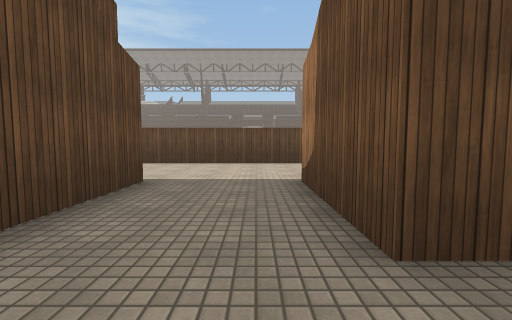
[1] (above)

19 first-person views from a walk through a 3-D level made in the Unity game engine. The camera is 1.2 m above the floor, tilts 4° down and sees 90° across. The floor is counted in squares, 2 m on a side. Each view is taken from the middle of a square. On the plan, view 1 faces up. The plan holds only what a view shows up to about 9 squares ahead; the rest is blank. The place goes on beyond the plan. Some surface patterns are stand-ins.

[2]
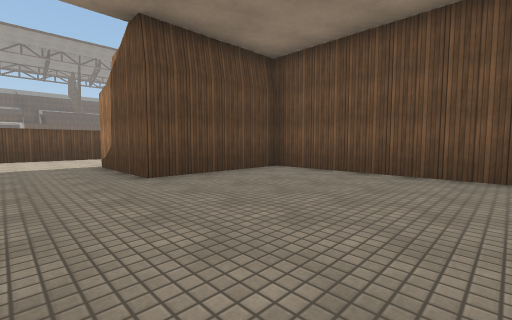

[3]
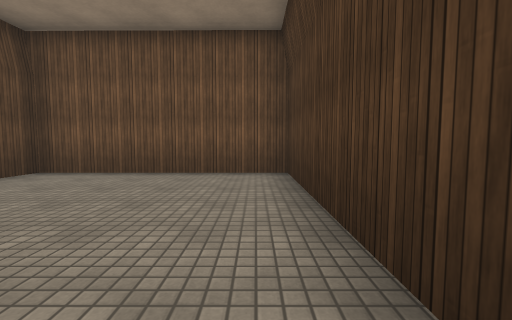

[4]
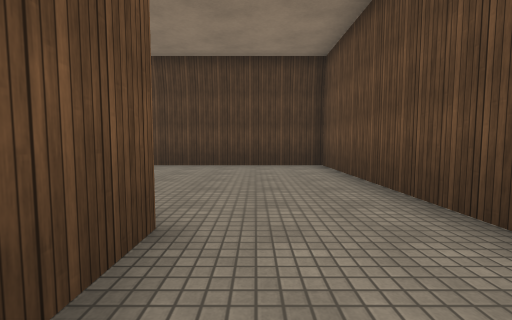

[5]
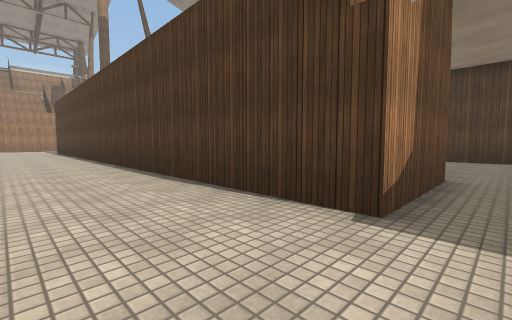

[6]
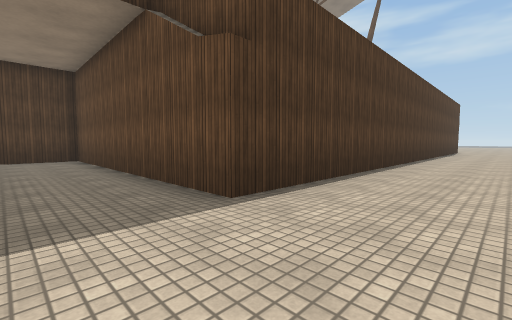

[7]
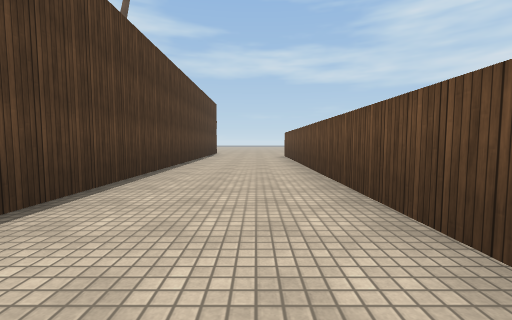

[8]
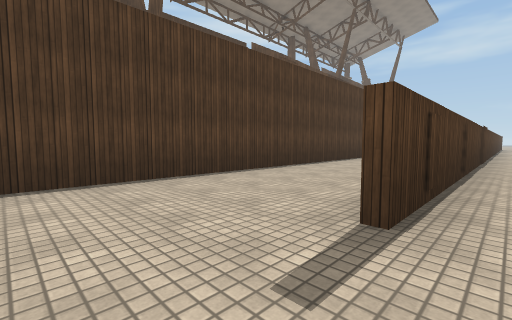

[9]
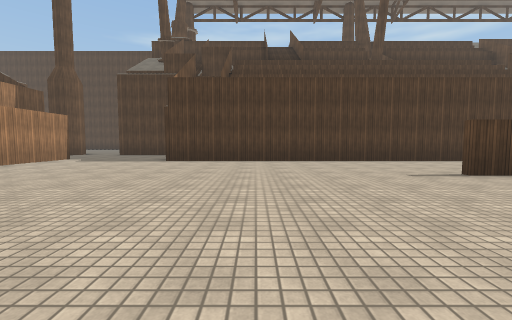

[10]
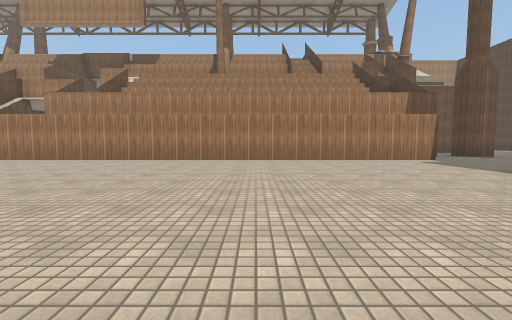

[11]
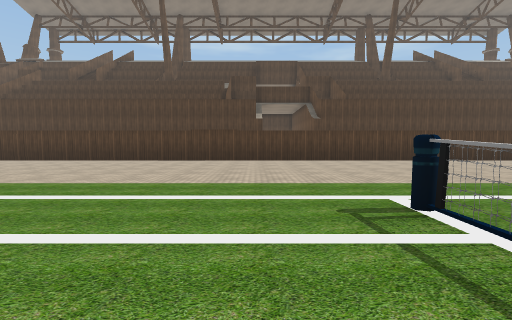

[12]
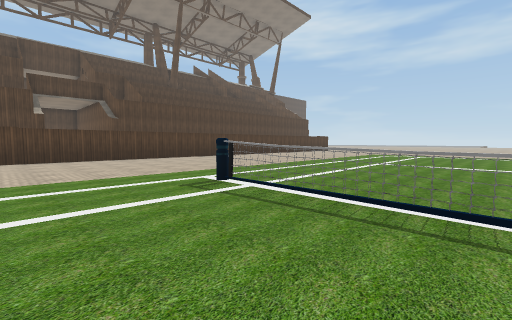

[13]
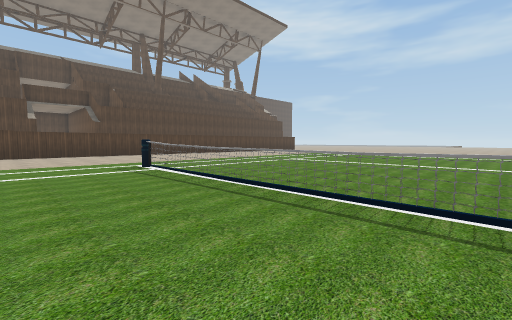

[14]
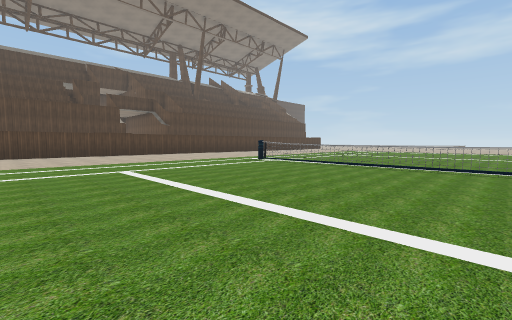

[15]
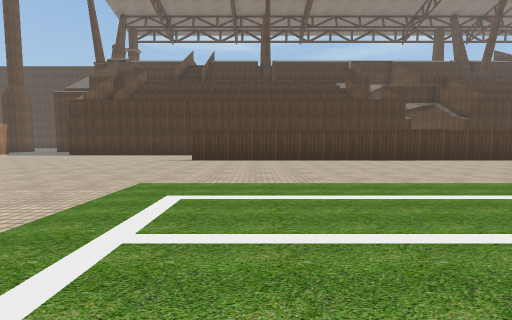

[16]
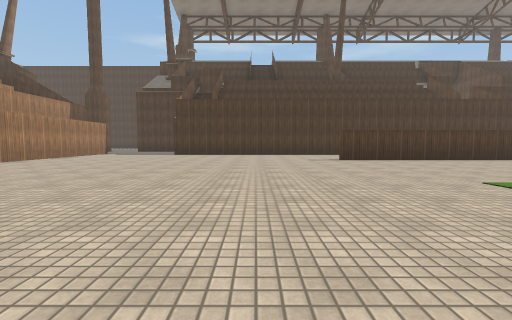

[17]
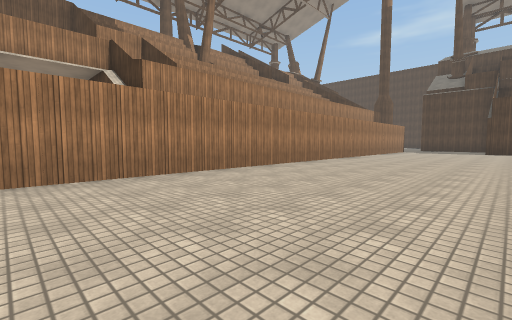

[18]
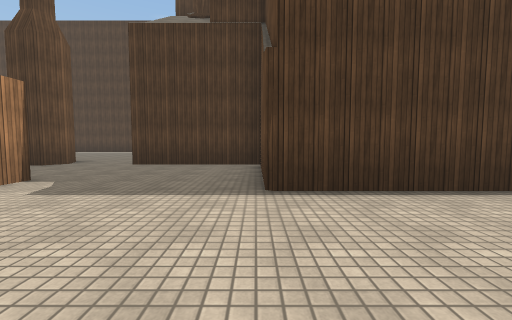

[19]
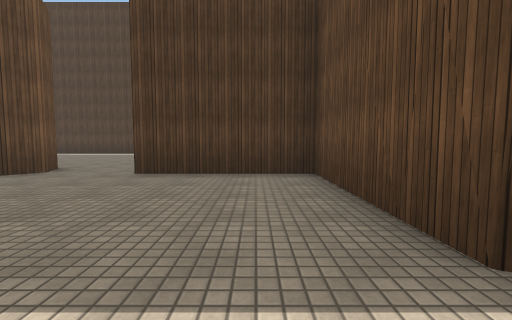

### Floor plan
Key: @ floor where view 1 was taken; # wall or solid block; . floor; = window, fence, low wall or low ledge; T thing the floor can be seen under or through.
Columns run from 11 left of view 1 to 22 right of it. Each row starts with its distance up from view 1.
 20  ..........=......         .....#
 19  ..........=......         .....#
 18   .........=......         .....#
 17  ..........=......         .....#
 16  ..........T...... .    .  .....#
 15   .........T....................#
 14    ........T....................#
 13     ............................#
 12       ..........................#
 11        .........................#
 10       ..........................#
  9      ...........................#
  8     ............................#
  7 ######################..........#
  6 ................................#
  5 ................................#
  4 ##########..#################...#
  3          #..#               #...#
  2          #..#               #....
  1          #..####            #.....
  0          #.@...#            ####..
 -1          #.....#                ..
 -2          #.....#                ..
 -3          #.....#
 -4          #######

Positions as (right, up) in squares from view 1, and headings:
1: (0, 0), facing up
2: (-1, -3), facing up-right
3: (-1, -3), facing right
4: (0, 3), facing down
5: (0, 6), facing down-right
6: (0, 6), facing down-left
7: (-4, 6), facing left
8: (12, 8), facing down-left
9: (14, 12), facing down
10: (12, 9), facing right
11: (1, 16), facing down
12: (2, 17), facing down-left
13: (2, 20), facing down-left
14: (6, 20), facing down-left
15: (8, 16), facing down
16: (13, 16), facing down
17: (16, 20), facing down-right
18: (17, 7), facing down
19: (18, 5), facing down
